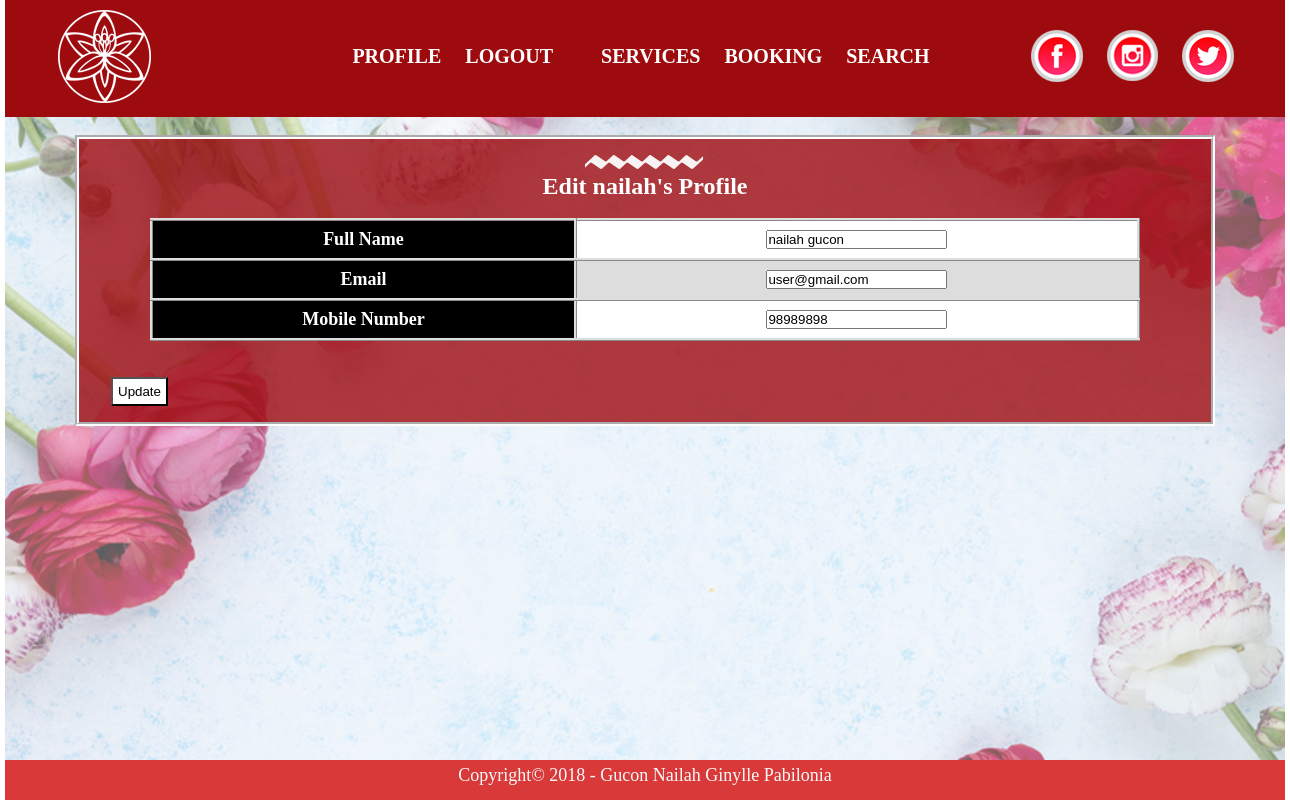
The app's page /editprofile.php (signed in) with its own data.
### tables this page shows
CREATE TABLE IF NOT EXISTS `userdetails` (
  `id` int(11) NOT NULL AUTO_INCREMENT,
  `fullname` varchar(255) NOT NULL,
  `email` varchar(255) NOT NULL,
  `username` varchar(50) NOT NULL,
  `password` varchar(255) NOT NULL,
  `confirmpassword` varchar(255) NOT NULL,
  `mobileno` int(8) NOT NULL,
  `profilepic` varchar(1000) NOT NULL,
  `created` timestamp NOT NULL DEFAULT CURRENT_TIMESTAMP,
  PRIMARY KEY (`id`)
);

### editprofile.php (the view, shortened to what this page needs)
<?php
$user = $_SESSION['thisuser'];
require_once("connection.php");
$sql = "SELECT * FROM userdetails WHERE username = '$user'";
$result = mysqli_query($conn, $sql);
$u = mysqli_fetch_assoc($result);
?>
<!DOCTYPE html>
<html>
<head>
       <link rel="stylesheet" type="text/css" href="common.css">
</head>
<body>
<div id="sidebar">
<nav>
<ul class="logo">
<li><a href="index.php" title="Home"><img src="images/Logo.png" alt="Home"/></a></li>
</ul>
<ul class="content">
<li><b>
<?php
if(isset($_SESSION['thisuser']))
{
    echo '<a href="profile.php" class="profile" style="float: left; text-decoration: none; color:white;">PROFILE</a>';
    echo '<a href="logout.php" class="logout" style="float: left; text-decoration: none; color:white;">LOGOUT</a>';
}
else{
    echo '<a href="login.php" style="text-decoration: none; color:white;">LOGIN</a>';
}
?>
<a href="login.php" title="Login" class="border" style="text-decoration:none; color: white;"></b></a></li>
<li class="dropdown">
<a href="categories.php" title="Services" style="text-decoration:none; color: white;"><b>SERVICES</b></a>
</li>
<li class="dropdown">
<a href="view_booking.php" title="Booking" style="text-decoration:none; color: white;"><b>BOOKING</b></a>
</li>
<li><a href="search.php" title="Search" style="text-decoration:none; color: white;"><b>SEARCH</b></a></li>
</ul>
<ul class="social">
<li><a href="https://www.facebook.com/" title="Facebook" target="_blank"><img src="images/Facebook%20icon.png" alt="Facebook"/></a></li>
<li><a href="https://www.instagram.com/" title="Instagram" target="_blank"><img src="images/Instagram%20Icon.png" alt="Instagram"/></a></li>
<li><a href="https://twitter.com/" title="Twitter" target="_blank"><img src="images/Twitter%20Icon.png" alt="Twitter"/></a></li>
</ul>
</nav>
</div>
<br>
<div class="container">
<img src="images/TopBorder.png" id="zigzag">
<h2 style="color:white; text-align:center;">Edit <?php echo $user;?>'s Profile</h2>
<br>
<form method="post" action="updateprofile.php">
<div class="table-container">
<table style="margin: 0px auto">
<tr>
<th>&nbsp;Full Name&nbsp;</th>
<td><input type="text" placeholder="Enter Full Name" pattern="[a-zA-Z_ ]{1,255}" title="No numbers/symbols" name="fullname" value="<?php echo $u['fullname']?>"></td>
</tr>
<tr>
<th>&nbsp;Email&nbsp;</th>
<td><input type="text" placeholder="Enter Email" name="email"  pattern="[a-z0-9._%+-]+@[a-z0-9.-]+\.[a-z]{3}$" title="Please enter a valid email address. E.g. user@gmail.com" value="<?php echo $u['email']?>"></td>
</tr>
<tr>
<th>&nbsp;Mobile Number&nbsp;</th>
<td><input type="tel" placeholder="Enter Mobile Number" name="mobileno" pattern= "[8-9]{1}[0-9]{7}" title="Please enter Singapore Number" value="<?php echo $u['mobileno']?>"></td>
</tr>
</table>
</div>
<br><br>
&nbsp;&nbsp;&nbsp;&nbsp;<button type="submit" class="updatebtn">Update</button>
</form>
</div>
<footer>Copyright© 2018 - Gucon Nailah Ginylle Pabilonia</footer>
</body>
</html>

### common.css (style rules this page uses)
* { margin:0px; padding: 0px; }
html { margin: 0px auto; background-repeat: no-repeat; background-position:top; transition: 0.60s; }
footer { margin: 0px auto; display: block; text-align: center; background-color: #d93939; color:#F9F9F9; height:30px; font-size: 18px; padding: 5px 0px; }
@media only screen and (min-width: 769px) { nav { width: 1280px; } }
@media only screen and (min-width: 769px) { html { width: 1280px; } }
@media only screen and (min-width: 769px) { footer { width: 1280px; margin-top: 20px; } }
@media only screen and (min-width: 481px) { nav { margin: 0px auto; background-color:#9e0b0f; color: white; font-family: "Calisto MT"; display: flex; justify-content: space-around; } }
@media only screen and (min-width: 481px) { nav a:link { color: #F9F9F9; } }
@media only screen and (min-width: 481px) { nav a { color: white; display:block; text-align: center; text-decoration:none; padding: 10px 12px; float: left; } }
@media only screen and (min-width: 481px) { nav ul { list-style-type: none; margin: 0; padding: 0; overflow: hidden; } }
@media only screen and (min-width: 481px) { nav ul li { float:left; } }
@media only screen and (min-width: 481px) { ul { list-style-type: none; } }
@media only screen and (min-width: 481px) { .content { padding-left: 100px; padding-top: 35px; font-size: 20px; } }
@media only screen and (min-width: 481px) { .social { padding-top: 20px; } }
@media only screen and (min-width: 481px) { .logo { padding-left: 2px; } }
@media only screen and (min-width: 481px) { .dropdown { float: left; overflow: hidden; } }

### editprofile.php (style rules this page uses)
.table-container { width: 100%; overflow-y: auto; overflow: auto; }
table { margin: 0px auto; font-family: "Calisto MT"; border-collapse: collapse; width: 90%; }
th { background-color: black; color: white; font-size:18px; }
td, th { border: 3px ridge #dddddd; text-align: left; padding: 8px; }
tr:nth-child(even) { background-color: #dddddd; }
tr:nth-child(odd) { background-color: #ffffff; }
table, th, td { text-align: center; }
button { background-color: white; color: black; padding: 5px; cursor: pointer; }
footer { position: absolute; bottom: 0px; }
@media only screen and (min-width: 769px) { html { background-image: url(images/Reg_FloralBackground.png); background-repeat: repeat-y; } }
@media only screen and (min-width: 769px) { #zigzag { margin-left: 490px; } }
@media only screen and (min-width: 769px) { .container { margin: 0px auto; width: 1100px; } }
@media only screen and (min-width: 481px) { .container { padding: 16px; border: 4px groove white; } }
.container { background-color: rgba(158, 11, 15, 0.8); }

### records on screen
userdetails: fullname "nailah gucon", email "user@gmail.com", mobileno "98989898"

### other values on screen
$user "nailah"
